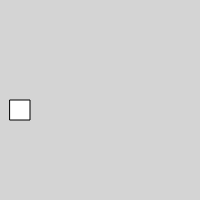
Frame 1 (no input)
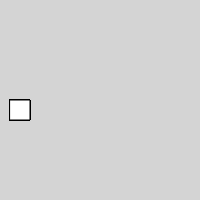
Frame 60 (no input)
Frame 120 (the mouse pressed at the canvas centre since frame 60): identical to frame 60, image omitted

The p5.js sketch that drew these frames (run headless with seeded random() and noise() and a simulated clock; from frame 60 on, the mouse is pressed at the canvas centre):

// p5.js sketch
// ── sketch.js
/*
Variables must be initialised at the beginning of the code.
A variable, in computer science, is a data container located in a portion of memory intended to contain values, which can be changed during the execution of a programme.
*/

let variable_name = false;

/*
Within the setup function we will put all the information concerning the settings. 
For example the size of the canvas or the background colour.

Functions in computer science are software modules with a unique name that perform specific tasks. They are characterised by input values, output values and/or side effects.
*/

function setup() {
  /* Dimension of canvas */
  createCanvas(200, 200);
  
  /* Background of canvas */
  background(200,200)
  
}

/*
Called directly after setup(), the draw() function continuously executes the lines of code contained inside its block until the program is stopped or noLoop() is called. 
*/

function draw() {
  /*
  ellipse(x, y, w, h)
  */
  //rectMode(CENTER);
  rect(10, height/2, 20, 20)
}
